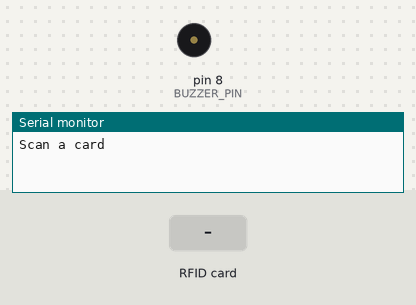
Simulated run of this sketch. Board: Arduino Uno, built with avr-gcc and run on an emulated ATmega328P. Shown: buzzer (waves = sounding), the last lines printed to the serial monitor. The inputs (shaded band) are chosen by the test bench.

Above: at 1.2 s.
1.3 s: RFID card 5E 7A 19 C4 held to the reader
At 1.5 s:
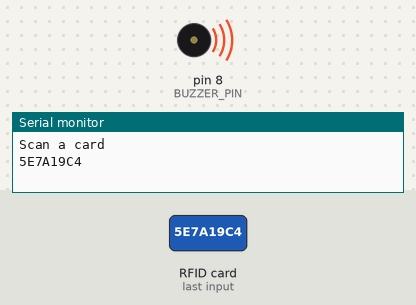
Timing chart, 0 to 4.3 s (numbered marks = the images above; inputs shaded):
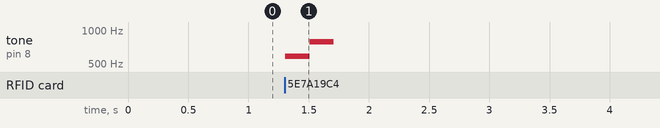

Measured:
- after the input at 1.3 s, tone on pin 8 (BUZZER_PIN): silent → 587 Hz at once, → 784 Hz 0.20 s later, → silent 0.20 s later

The sketch:

rfid.ino
```cpp
#include <SPI.h>
#include <MFRC522.h>

#define SS_PIN 10
#define RST_PIN 7
#define BUZZER_PIN 8
#define LED_GREEN 7

MFRC522 rfid(SS_PIN, RST_PIN);

MFRC522::MIFARE_Key key;

void setup() {
  Serial.begin(9600);
  SPI.begin();
  rfid.PCD_Init();
  Serial.println("Scan a card");
}

void loop() {
  if (!rfid.PICC_IsNewCardPresent()) {
    return;
  }

  if (!rfid.PICC_ReadCardSerial()) {
    return;
  }

  String uidString = getUidString(rfid.uid.uidByte, rfid.uid.size);
  Serial.println(uidString);
  tone(BUZZER_PIN, 587);
  digitalWrite(LED_GREEN,  HIGH);
  delay(200);
  tone(BUZZER_PIN, 784); // G4 (784 Hz)
  digitalWrite(LED_GREEN,  LOW);
  delay(200);
  noTone(BUZZER_PIN);
  rfid.PICC_HaltA();
}

String getUidString(byte *uidByte, byte uidSize) {
  String uidString = "";
  for (byte i = 0; i < uidSize; i++) {
    if (uidByte[i] < 0x10) {
      uidString += "0";
    }
    uidString += String(uidByte[i], HEX);
  }
  uidString.toUpperCase();
  return uidString;
}
```
